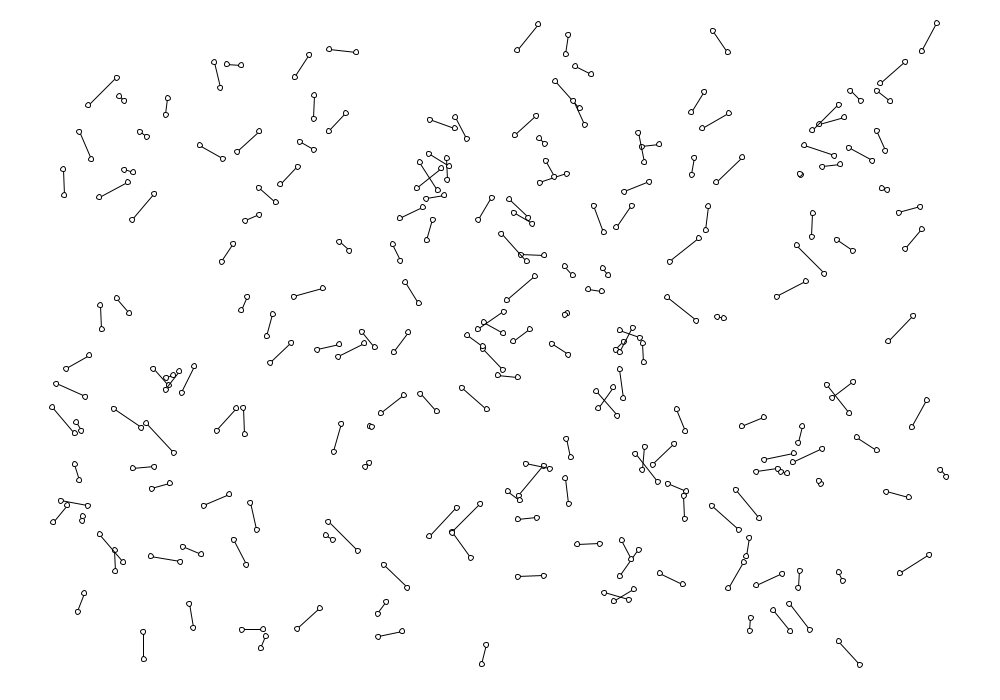
Frame 1 (no input)
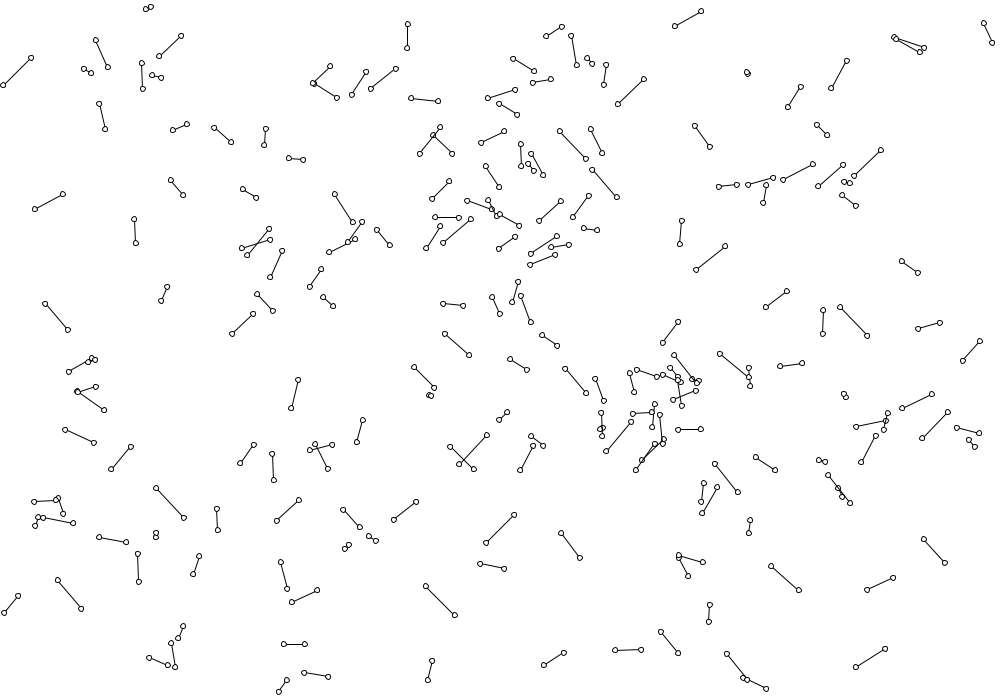
Frame 60 (the mouse pressed at the canvas centre just before this capture)
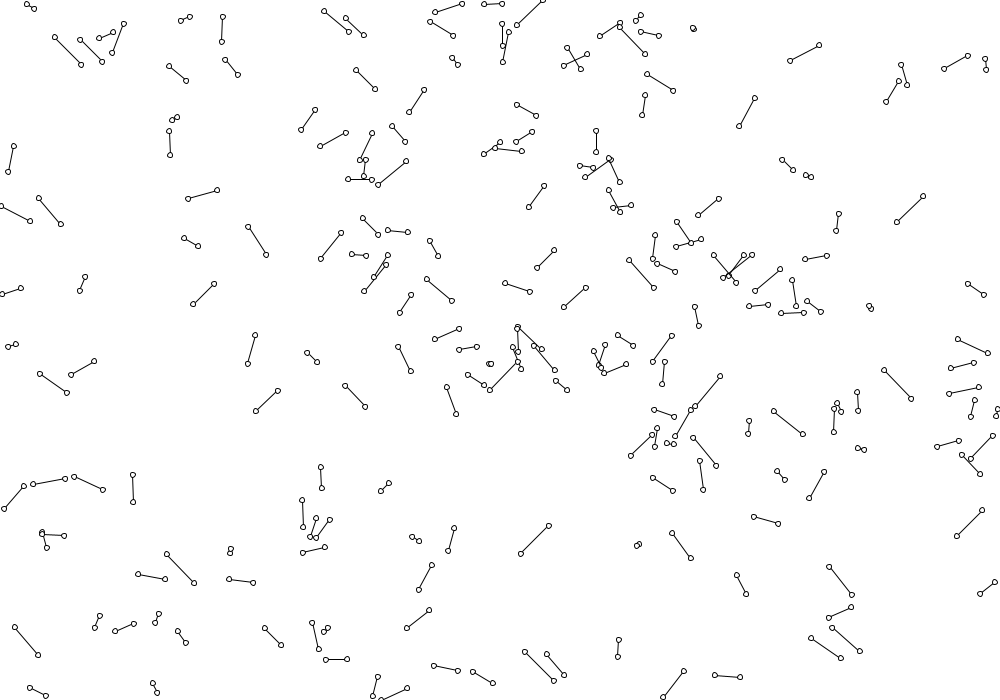
Frame 120 (the mouse held since frame 60 and released just before this capture)

The Processing sketch that drew these frames (run headless with seeded random() and noise(); from frame 60 on, the mouse is pressed at the canvas centre):

// Processing sketch: lines_bouncing_off_walls
// ── lines_bouncing_off_walls.pde
ArrayList<Vehicle> particles; //<>//
float particle_number = 200;


void setup() {
  size(1000, 700);
  background(255);
  pixelDensity(2);


  particles = new ArrayList<Vehicle>();

  for (int i=0; i < particle_number; i++) {
    Vehicle new_vehicle = new Vehicle();
    particles.add(new_vehicle);
  }
}


void draw() {
  background(255);


  for (Vehicle c : particles) {
    c.show();
  }
}
// ── particles.pde
class Vehicle { //<>// //<>//
  //globals
  float padding = 50;
  float size = 30.0;

  //line creation
  float sx = random(padding, width - padding);
  float sy = random(padding, height - padding);
  float sides = random(3, 5);
  float ex = random(sx - size, sx+size);
  float ey = random(sy - size, sy+size);

  //movement
  float dx1 = random(-2, 2);
  float dy1 = random(-2, 2);
  //float dx2 = random(-2, 2); // if you set these two independantly, they will have their own speed/direcitons... which is kind of cool
  //float dy2 = random(-2, 2); // if you set these two independantly, they will have their own speed/direcitons... which is kind of cool
  float dx2 = dx1;
  float dy2 = dy1;
  float speed = random(1.0, 1.01);
  float srotation = random(0, 1);


  float x1 = sx;
  float y1 = sy;
  float x2 = ex;
  float y2 = ey;


  void show() {
    beginShape();

    vertex(x1, y1);

    vertex(x2, y2);
    endShape();
    ellipse(x1, y1, 5, 5);
    ellipse(x2, y2, 5, 5);
    inc();
  }
  void inc() {
    x1 = x1 + (speed * dx1);
    y1 = y1 + (speed * dy1);
    x2 = x2 + (speed * dx2);
    y2 = y2 + (speed * dy2);

    if (x1 > width || x1 < 0) {
      dx1 = dx1 * -1;
    }
    if (x2 > width || x2 < 0) {
      dx2 = dx2 * -1;
    }
    if (y1 > height || y1 < 0) {
      dy1 = dy1 * -1;
    }
    if (y2 > height || y2 < 0) {
      dy2 = dy2 * -1;
    }
  }
}
